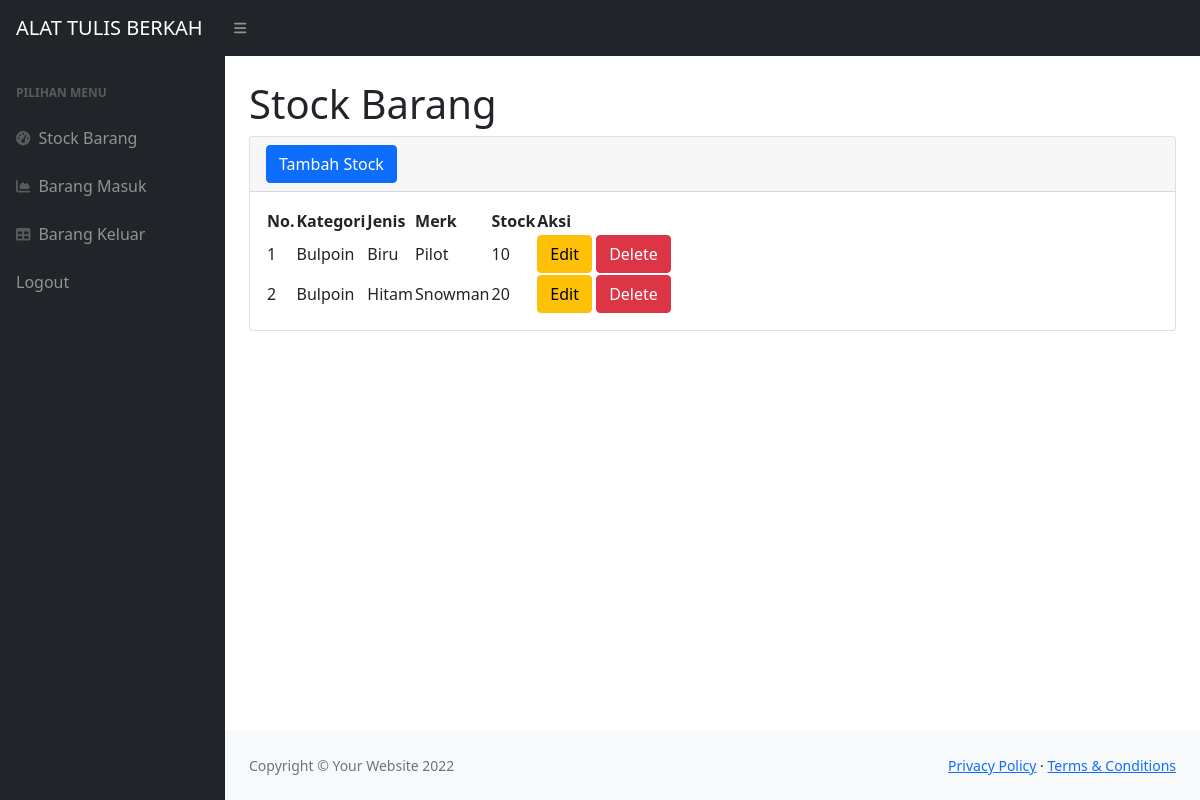
Page /index.php (signed in) on the earlier database version.
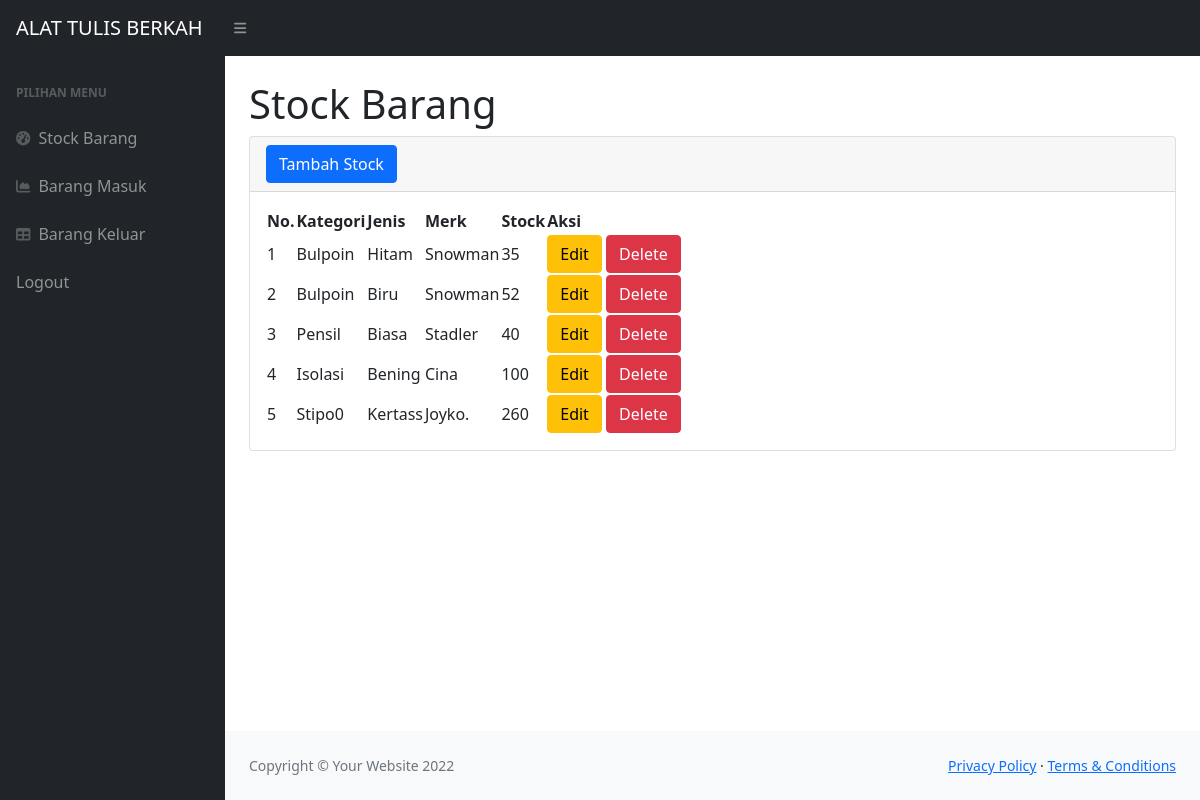
Same page on the later database version.
### tables this page shows
CREATE TABLE `stockbarang` (
  `idbarang` int(11) NOT NULL,
  `kategori` varchar(50) NOT NULL,
  `jenis` varchar(50) NOT NULL,
  `merk` varchar(25) NOT NULL,
  `stock` int(11) NOT NULL
);

### index.php (the view, shortened to what this page needs)
<?php
require 'function.php';
?>
<!DOCTYPE html>
<html lang="en">
    <head>
        <link href="https://cdn.jsdelivr.net/npm/simple-datatables@latest/dist/style.css" rel="stylesheet" />
        <link href="css/styles.css" rel="stylesheet" />
    </head>
    <body class="sb-nav-fixed">
        <nav class="sb-topnav navbar navbar-expand navbar-dark bg-dark">
            <a class="navbar-brand ps-3" href="index.php">ALAT TULIS BERKAH</a>
            <button class="btn btn-link btn-sm order-1 order-lg-0 me-4 me-lg-0" id="sidebarToggle" href="#"><i class="fas fa-bars"></i></button>
        </nav>
        <div id="layoutSidenav">
            <div id="layoutSidenav_nav">
                <nav class="sb-sidenav accordion sb-sidenav-dark" id="sidenavAccordion">
                    <div class="sb-sidenav-menu">
                        <div class="nav">
                            <div class="sb-sidenav-menu-heading">Pilihan Menu</div>
                            <a class="nav-link" href="index.php">
                                <div class="sb-nav-link-icon"><i class="fas fa-tachometer-alt"></i></div>
                                Stock Barang
                            </a>
                            <a class="nav-link" href="masuk.php">
                                <div class="sb-nav-link-icon"><i class="fas fa-chart-area"></i></div>
                                Barang Masuk
                            </a>
                            <a class="nav-link" href="keluar.php">
                                <div class="sb-nav-link-icon"><i class="fas fa-table"></i></div>
                                Barang Keluar
                            </a>
                            <a class="nav-link" href="logout.php">
                                Logout
                            </a>
                        </div>
                    </div>
                </nav>
            </div>
            <div id="layoutSidenav_content">
                <main>
                    <div class="container-fluid px-4">
                        <h1 class="mt-4">Stock Barang</h1>
                        <div class="card mb-4">
                            <div class="card-header">
                                <button type="button" class="btn btn-primary" data-bs-toggle="modal" data-bs-target="#myModal">
                                    Tambah Stock
                                </button>
                            </div>
                            <div class="card-body">
                                <table id="datatablesSimple">
                                    <thead>
                                        <tr>
                                            <th>No.</th>
                                            <th>Kategori</th>
                                            <th>Jenis</th>
                                            <th>Merk</th>
                                            <th>Stock</th>
                                            <th>Aksi</th>
                                        </tr>
                                    </thead>
                                    <tbody>
                                        <?php
                                            $ambilsemuadatastock = mysqli_query($conn,"SELECT * FROM stockbarang");
                                            $i = 1;
                                            while($data=mysqli_fetch_array($ambilsemuadatastock)){
                                                $kategori = $data['kategori'];
                                                $jenis = $data['jenis'];
                                                $merk = $data['merk'];
                                                $stock = $data['stock'];
                                                $idb = $data['idbarang'];
                                        ?>
                                        <tr>
                                            <td><?=$i++;?></td>
                                            <td><?=$kategori;?></td>
                                            <td><?=$jenis;?></td>
                                            <td><?=$merk;?></td>
                                            <td><?=$stock;?></td>
                                            <td>
                                                <button type="button" class="btn btn-warning" data-bs-toggle="modal" data-bs-target="#edit<?=$idb;?>"> Edit
                                                </button>
                                                <button type="button" class="btn btn-danger" data-bs-toggle="modal" data-bs-target="#delete<?=$idb;?>">  Delete
                                                </button>
                                            </td>
                                        </tr>
                                        <?php
                                        };
                                        ?>
                                    </tbody>
                                </table>
                            </div>
                        </div>
                    </div>
                </main>
                <footer class="py-4 bg-light mt-auto">
                    <div class="container-fluid px-4">
                        <div class="d-flex align-items-center justify-content-between small">
                            <div class="text-muted">Copyright &copy; Your Website 2022</div>
                            <div>
                                <a href="#">Privacy Policy</a>
                                &middot;
                                <a href="#">Terms &amp; Conditions</a>
                            </div>
                        </div>
                    </div>
                </footer>
            </div>
        </div>
    </body>
</html>

Differences in the rows shown:
removed stockbarang: kategori "Bulpoin", jenis "Biru", merk "Pilot", stock "10"
changed stockbarang "Hitam": stock "20" → "35"
added stockbarang: kategori "Bulpoin", jenis "Biru", merk "Snowman", stock "52"
added stockbarang: kategori "Pensil", jenis "Biasa", merk "Stadler", stock "40"
added stockbarang: kategori "Isolasi", jenis "Bening", merk "Cina", stock "100"
added stockbarang: kategori "Stipo0", jenis "Kertass", merk "Joyko.", stock "260"
